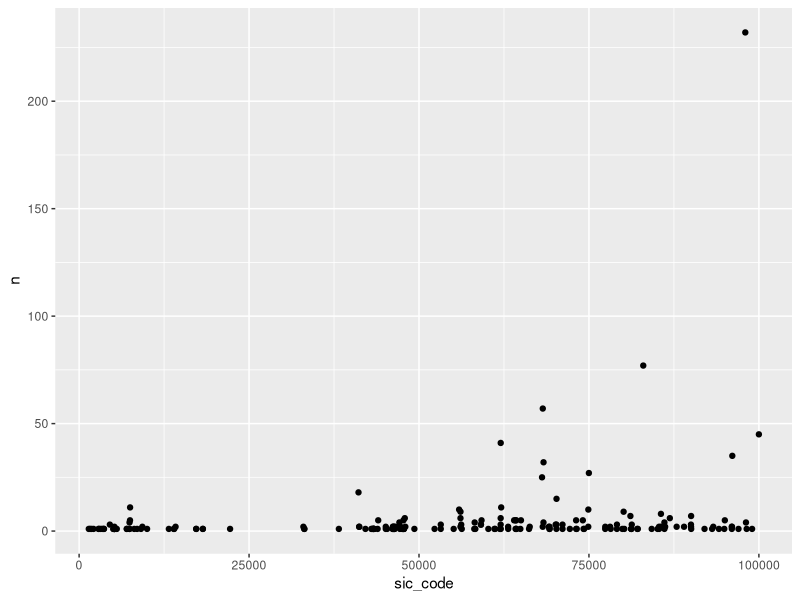
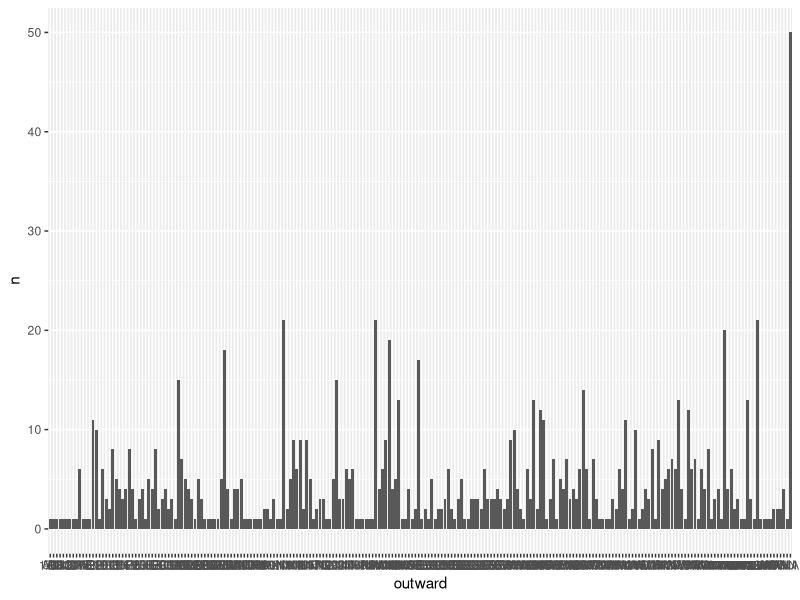

Write the R code that produced these figures, in order. (Note: this script raises an error after producing the figures.)
############################################
### Topic: Dataset explore
### Author: Ding Luo
### Date: 11/27/2017
############################################


###### load necessary library 
library(dplyr)
library(tidyr)
library(ggplot2)

setwd(dirname(rstudioapi::getActiveDocumentContext()$path))


###### read data 
df = read.csv('UK_companies.csv',sep = "")
df = data.frame(df)
dim(df)
head(df)
str(df)
table(df$sic_code)
table(df$reg_address_country)


# explore by visualization
ggplot(df %>% group_by(sic_code) %>% summarise(n=n()),aes(x=sic_code,y=n))+geom_point()

# change factors to character
df$reg_address_post_code = as.character(factor(df$reg_address_post_code))
df$reg_address_county = as.character(factor(df$reg_address_county))
df$reg_address_country = as.character(factor(df$reg_address_country))
df$reg_address_post_town = as.character(factor(df$reg_address_post_town))
df$company_status = as.character(factor(df$company_status))

# deal with post code
for (i in c(1:dim(df)[1])){
  df$outward[i] = strsplit(df$reg_address_post_code[i],' ')[[1]][1]
  df$inward[i] = strsplit(df$reg_address_post_code[i],' ')[[1]][2]
}

# split the post code to outward and inward 

outward = df %>% group_by(outward) %>% summarise(n=n()) %>% arrange(desc(n))
outward[outward$n>5,]

inward = df %>% group_by(inward) %>% summarise(n=n()) %>% arrange(desc(n))
inward[inward$n>5,]

ggplot(df %>% group_by(outward) %>% summarise(n=n()) %>% arrange(desc(n)))+
  geom_bar(stat='identity',aes(x=outward,y=n))

# missing values 
sapply(df,function(x){sum(x=='')})

# read sic reference table
df_sic = read.xlsx('sic reference table.xlsx',sheet = 1)
colnames(df_sic)[1] = 'sic_code'


# merge two data sets 
df_total = merge(df,df_sic,by.x='sic_code',all.x=TRUE)
table(df_total$Section)
ggplot(df_total %>% group_by(Section) %>% summarise(n=n()),aes(x=Section,y=n))+geom_point()
ggplot(df_total %>% group_by(Section) %>% summarise(n=n()) %>% arrange(desc(n)))+
  geom_bar(stat='identity',aes(x=Section,y=n))

ggplot(d)+geom_bar(stat='identity',aes(x=Section,y=n))


# get the sci area for those liquiadation companies
df_total[df_total$company_status=='Liquidation',]$Section.Name
